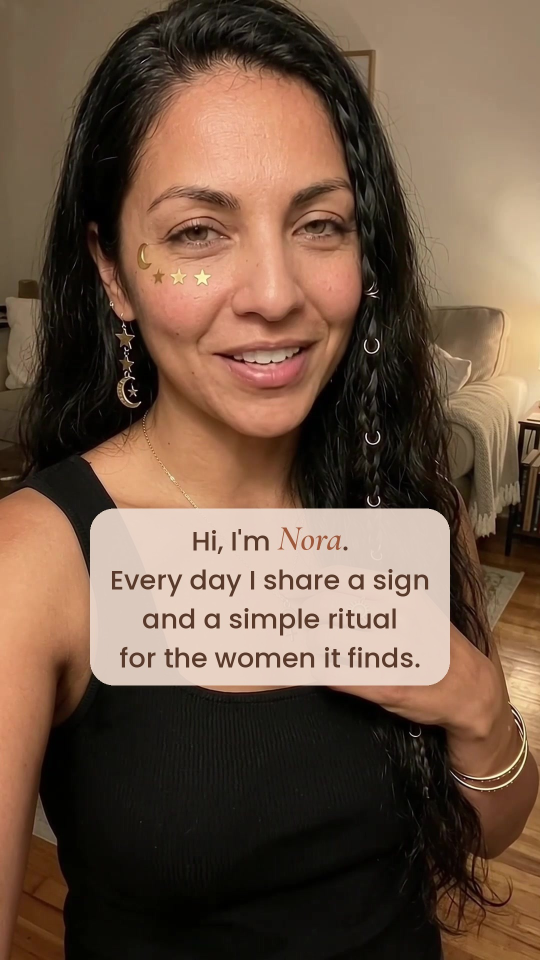
#> input picture ferramentas-painel/destaques/about-me-1.jpg, 1080 x 1920 px (shown at 1/2 size)
$ python fundo_reviews.py about-me-1.jpg about-me-2.jpg
#> lines starting #> are read from the running program, lines starting #| are printed output that depends on the picture
import sys
from PIL import Image, ImageDraw, ImageFilter
base, saida = sys.argv[1], sys.argv[2]
prints = sys.argv[3:]
W, H = 1080, 1920
im = Image.open(base).convert('RGB').resize((W, H))
#> im is the input picture: PIL image 1080x1920 RGB; mean R, G, B 111.1, 86.9, 69.6
im = im.filter(ImageFilter.GaussianBlur(28))
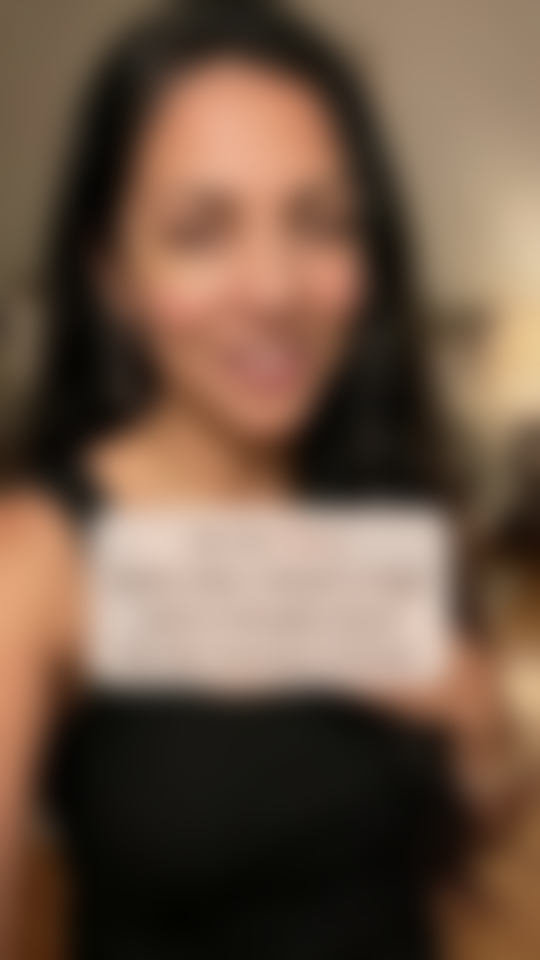
#> im: PIL image 1080x1920 RGB (shown at 1/2 size); mean R, G, B 111.1, 87, 69.6
creme = Image.new('RGB', (W, H), (246, 238, 228))
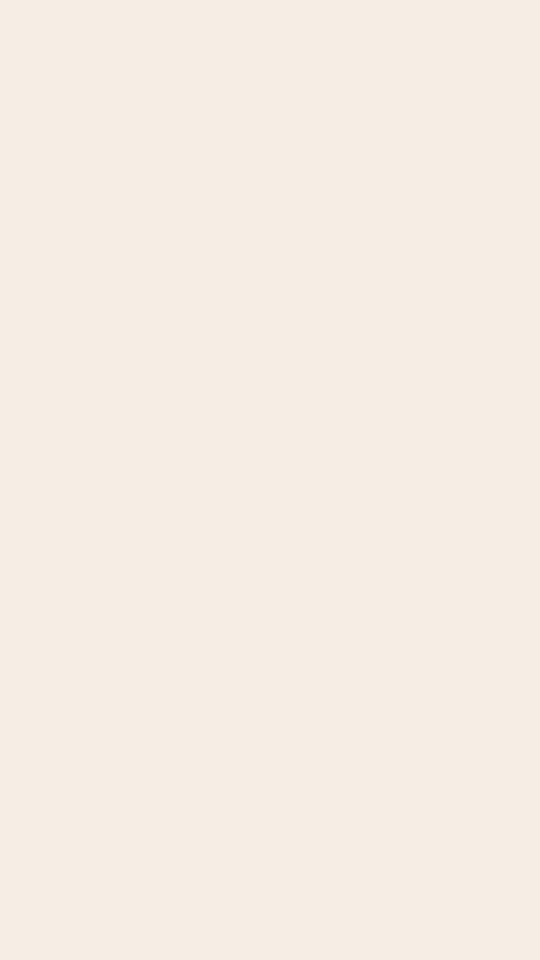
#> creme: PIL image 1080x1920 RGB (shown at 1/2 size); mean R, G, B 246, 238, 228
im = Image.blend(im, creme, 0.55).convert('RGBA')
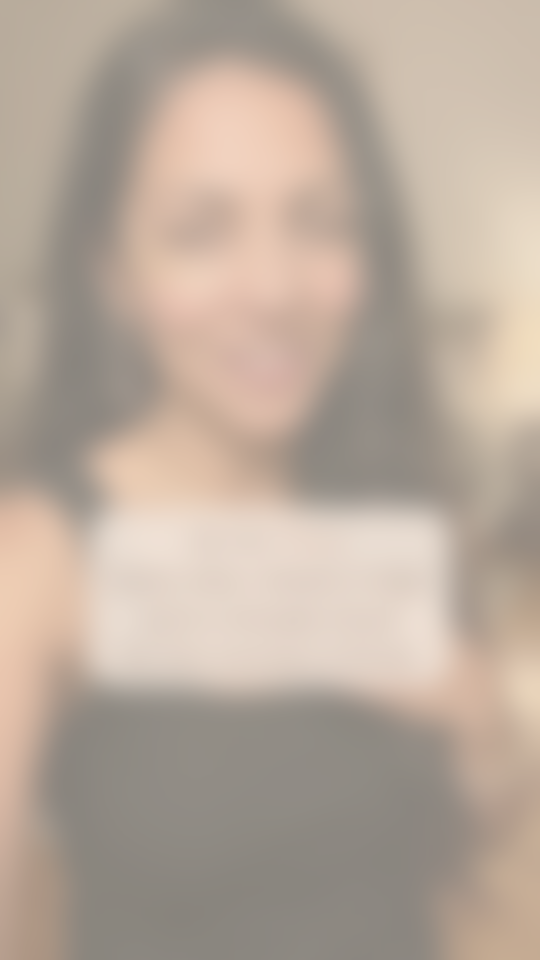
#> im: PIL image 1080x1920 RGBA (shown at 1/2 size); mean R, G, B, A 184.8, 169.6, 156.3, 255
y = int(H * 0.20)
gap = int(H * 0.025)
for p in prints:
    pr = Image.open(p).convert('RGBA')
    w = int(W * 0.90); h = int(pr.height * w / pr.width)
    pr = pr.resize((w, h), Image.LANCZOS)
    pad = 20
    card = Image.new('RGBA', (w + 2 * pad, h + 2 * pad), (0, 0, 0, 0))
    ImageDraw.Draw(card).rounded_rectangle([0, 0, w + 2 * pad - 1, h + 2 * pad - 1], radius=34, fill=(255, 255, 255, 255))
    card.paste(pr, (pad, pad), pr)
    x = (W - card.width) // 2
    sh = Image.new('RGBA', (W, H), (0, 0, 0, 0))
    ImageDraw.Draw(sh).rounded_rectangle([x, y + 8, x + card.width, y + card.height + 8], radius=34, fill=(90, 58, 42, 60))
    im = Image.alpha_composite(im, sh.filter(ImageFilter.GaussianBlur(12)))
    im.paste(card, (x, y), card)
    print(p, 'y %.1f-%.1f%%' % (y / H * 100, (y + card.height) / H * 100))
    y += card.height + gap
im.convert('RGB').save(saida, quality=95)
